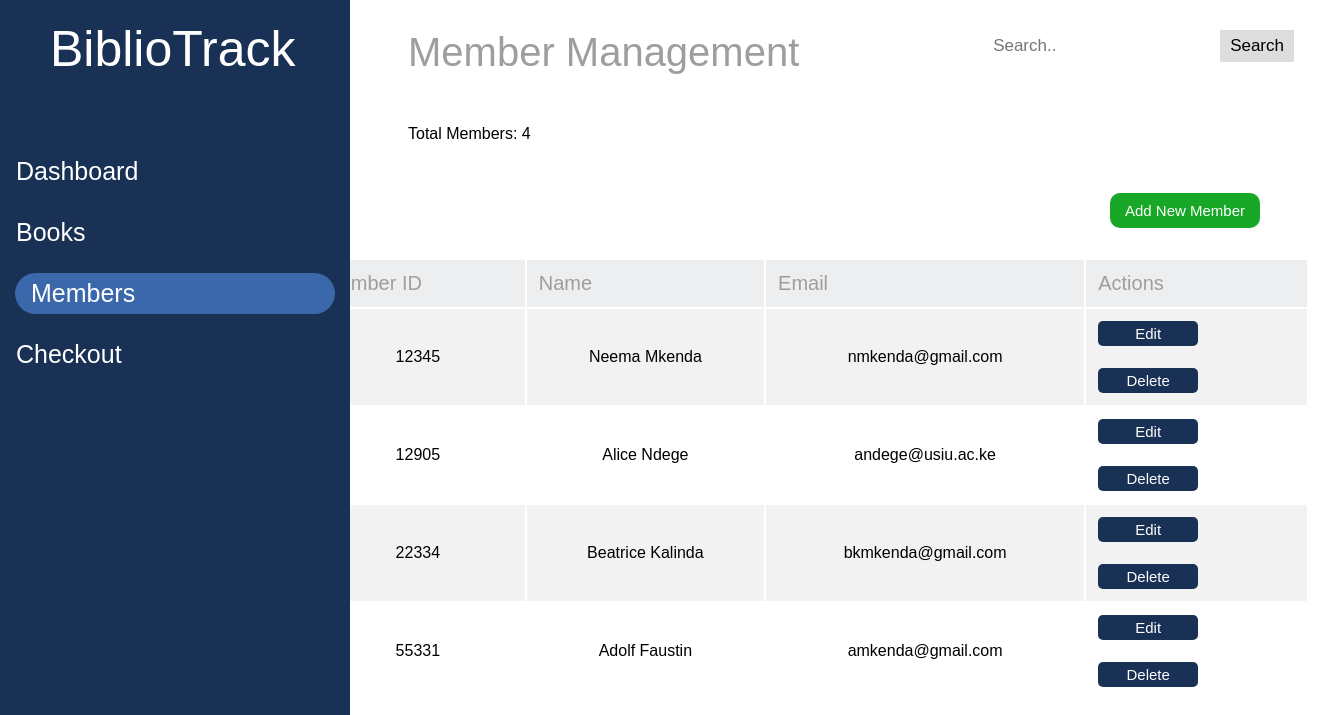
Page /Members.html on the committed database.
### app.py (models this page shows)
class Member(db.Model):
    id = db.Column(db.Integer, primary_key=True)
    name = db.Column(db.String(100), nullable=False)
    email = db.Column(db.String(100), unique=True, nullable=False)

### app.py (the view)
@app.route('/Members.html')
def members():
    members = Member.query.all()
    member_count = Member.query.count()
    return render_template('Members.html', members=members, member_count=member_count)

### templates/Members.html (shortened to what this page needs)
<!DOCTYPE html>
<html lang="en">
<head>
    <link rel="stylesheet" href="static/css/styles.css">
</head>
<body>
    <nav class="sidenav">
        <div class="label"><div class="text-wrapper">BiblioTrack</div></div>
        <div class="divider">
            <a href="Dashboard.html">Dashboard</a>
            <a href="Books.html">Books</a>
            <a class="active" href="Members.html">Members</a>
            <a href="checkout.html">Checkout</a>
            </div>
    </nav>
    <div class="topnav">
        <div class="search-container">
            <form action="/search" method="get">
                <input type="text" name="q" placeholder="Search..">
                <button type="submit">Search</button>
            </form>
        </div>
    </div>
    <h1 class="pageDetail">Member Management</h1>
    <main>
        <p class="totals">Total Members: {{ member_count }}</p>
        <button class="addMember" onclick="openForm()">Add New Member</button>
        <table class="memberTable">
            <tr>
                <th>Member ID</th>
                <th>Name</th>
                <th>Email</th>
                <th>Actions</th>
            </tr>
            {% for member in members %}
            <tr>
                <td>{{ member.id }}</td>
                <td>{{ member.name }}</td>
                <td>{{ member.email }}</td>
                <td>
                    <button class="editMember">Edit</button>
                    <br>
                    <form method="POST" action="/delete_member">
                        <button type="submit" class="deleteMember">Delete</button>
                    </form>
                </td>
            </tr>
            {% endfor %}
        </table>
    </main>
</body>
</html>

### static/css/styles.css (style rules this page uses)
.sidenav { height: 100%; width: 350px; position: fixed; z-index: 1; top: 0; left: 0; background-color: #193154; overflow-x: hidden; padding-top: 20px; }
.sidenav a { padding: 6px 8px 6px 16px; text-decoration: none; font-size: 25px; font-family: "Miriam Libre-Regular", Helvetica; font-weight: 400; color: #ffffff; display: block; margin-top: 20px; }
.divider { margin-top: 90px; }
.sidenav a.active { background-color: #3a68aa; color: white; border-radius: 40px; margin-left: 15px; margin-right: 15px; }
.label { width: 277px; height: 41px; }
.label .text-wrapper { position: fixed; width: 277px; top: 20px; left: 50px; font-family: "Miriam Libre-Regular", Helvetica; font-weight: 400; color: #ffffff; font-size: 50px; letter-spacing: 0; line-height: normal; white-space: nowrap; }
.topnav { top: 0; margin-top: 30px; }
.topnav .search-container { float: right; }
.topnav input[type=text] { padding: 6px; font-size: 17px; border: none; }
.topnav .search-container button { float: right; padding: 6px 10px; margin-right: 16px; background: #ddd; font-size: 17px; border: none; cursor: pointer; }
.pageDetail { margin-left: 400px; margin-right: 50px; margin-bottom: 50px; font-family: "Miriam Libre-Regular", Helvetica; font-weight: 500; font-size: 40px; color: #9e9e9e; }
.totals { margin-left: 400px; margin-right: 50px; margin-bottom: 50px; font-family: "Miriam Libre-Regular", Helvetica; margin-top: 50px; width: 500px; }
.addMember { width: 150px; height: 35px; background-color: #18A726; color: #ffffff; border-radius: 10px; border: none; font-family: "Miriam Libre-Regular", Helvetica; font-weight: 500; font-size: 15px; letter-spacing: 0; line-height: normal; text-align: center; float: right; margin-right: 50px; }
.memberTable { margin: 50px auto; font-family: "Miriam Libre-Regular", Helvetica; width: 1300px; padding-left: 300px; padding-top: 30px; }
.memberTable th { font-weight: 500; font-size: 20px; color: #9e9e9e; background-color: #edeef0; padding: 12px; text-align: left; }
.memberTable td { padding: 10px; text-align: center; }
.memberTable tr:nth-child(even) { background-color: #f2f2f2; }
.memberTable .editMember, .memberTable .deleteMember { padding: 5px 10px; margin: 2px; background-color: #193154; color: white; border: none; cursor: pointer; border-radius: 5px; }
.memberTable .editMember, .memberTable .deleteMember { display: flex; align-items: center; justify-content: center; }
.memberTable td .editMember { margin-right: 5px; }
.editMember { width: 100px; height: 25px; background-color: #193154; color: #ffffff; border-radius: 10px; border: none; font-family: "Miriam Libre-Regular", Helvetica; font-weight: 500; font-size: 15px; letter-spacing: 0; line-height: normal; text-align: center; margin-right: 10px; }
.deleteMember { width: 100px; height: 25px; background-color: #EB0404; color: #ffffff; border-radius: 10px; border: none; font-family: "Miriam Libre-Regular", Helvetica; font-weight: 500; font-size: 15px; letter-spacing: 0; line-height: normal; text-align: center; margin-top: 10px; margin-right: 10px; }

### rows in the picture
Member: id "12345", name "Neema Mkenda", email "nmkenda@gmail.com"
Member: id "12905", name "Alice Ndege", email "andege@usiu.ac.ke"
Member: id "22334", name "Beatrice Kalinda", email "bkmkenda@gmail.com"
Member: id "55331", name "Adolf Faustin", email "amkenda@gmail.com"

### other values in the picture
{{ member_count }} "4"
